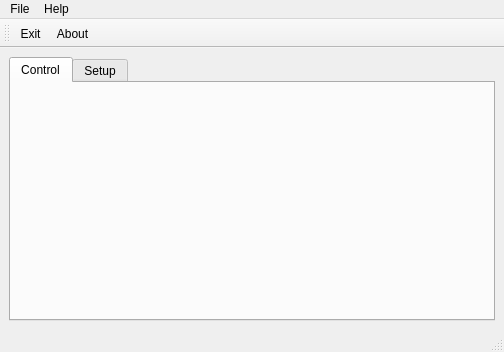
<?xml version="1.0" encoding="UTF-8"?>
<ui version="4.0">
 <class>MainView</class>
 <widget class="QMainWindow" name="MainView">
  <property name="geometry">
   <rect>
    <x>0</x>
    <y>0</y>
    <width>504</width>
    <height>352</height>
   </rect>
  </property>
  <property name="windowTitle">
   <string>Virtual Front Panel - Gating Controller</string>
  </property>
  <property name="windowIcon">
   <iconset resource="../vfpResourcefile.qrc">
    <normaloff>:/root/Images/Syncor48.png</normaloff>:/root/Images/Syncor48.png</iconset>
  </property>
  <widget class="QWidget" name="centralwidget">
   <layout class="QVBoxLayout" name="verticalLayout">
    <item>
     <widget class="QTabWidget" name="tabs">
      <property name="currentIndex">
       <number>0</number>
      </property>
      <widget class="QWidget" name="tab_Control">
       <attribute name="icon">
        <iconset resource="../vfpResourcefile.qrc">
         <normaloff>:/root/Images/ControlPadW.png</normaloff>:/root/Images/ControlPadW.png</iconset>
       </attribute>
       <attribute name="title">
        <string>Control</string>
       </attribute>
       <layout class="QHBoxLayout" name="horizontalLayout">
        <item>
         <layout class="QVBoxLayout" name="loControlTab"/>
        </item>
       </layout>
      </widget>
      <widget class="QWidget" name="tab_Setup">
       <attribute name="icon">
        <iconset resource="../vfpResourcefile.qrc">
         <normaloff>:/root/Images/Setup.png</normaloff>:/root/Images/Setup.png</iconset>
       </attribute>
       <attribute name="title">
        <string>Setup</string>
       </attribute>
       <layout class="QHBoxLayout" name="horizontalLayout_2">
        <item>
         <layout class="QVBoxLayout" name="loSetupTab"/>
        </item>
       </layout>
      </widget>
     </widget>
    </item>
   </layout>
  </widget>
  <widget class="QMenuBar" name="menubar">
   <property name="geometry">
    <rect>
     <x>0</x>
     <y>0</y>
     <width>504</width>
     <height>21</height>
    </rect>
   </property>
   <widget class="QMenu" name="menuFile">
    <property name="title">
     <string>File</string>
    </property>
    <addaction name="action_Exit"/>
   </widget>
   <widget class="QMenu" name="menuHelp">
    <property name="title">
     <string>Help</string>
    </property>
    <addaction name="action_About"/>
   </widget>
   <addaction name="menuFile"/>
   <addaction name="menuHelp"/>
  </widget>
  <widget class="QStatusBar" name="statusbar"/>
  <widget class="QToolBar" name="toolBar">
   <property name="windowTitle">
    <string>toolBar</string>
   </property>
   <property name="toolButtonStyle">
    <enum>Qt::ToolButtonTextUnderIcon</enum>
   </property>
   <attribute name="toolBarArea">
    <enum>TopToolBarArea</enum>
   </attribute>
   <attribute name="toolBarBreak">
    <bool>false</bool>
   </attribute>
   <addaction name="action_Exit"/>
   <addaction name="action_About"/>
  </widget>
  <action name="action_Exit">
   <property name="icon">
    <iconset resource="../vfpResourcefile.qrc">
     <normaloff>:/root/Images/Exit.png</normaloff>:/root/Images/Exit.png</iconset>
   </property>
   <property name="text">
    <string>&amp;Exit</string>
   </property>
  </action>
  <action name="action_About">
   <property name="icon">
    <iconset resource="../vfpResourcefile.qrc">
     <normaloff>:/root/Images/About.png</normaloff>:/root/Images/About.png</iconset>
   </property>
   <property name="text">
    <string>&amp;About</string>
   </property>
  </action>
 </widget>
 <resources>
  <include location="../vfpResourcefile.qrc"/>
 </resources>
 <connections/>
</ui>
